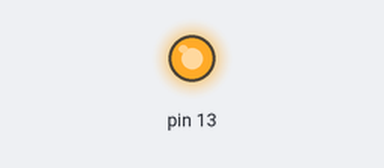
The sketch below on a simulated Arduino Uno, built with avr-gcc and run on an emulated ATmega328P. Parts: output pins drawn as LEDs (lit = HIGH).

Above: at 10.0 s.
At 30.0 s:
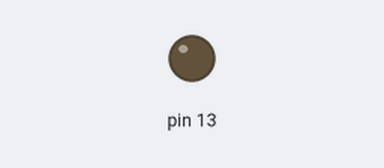
Timing chart, 0 to 52.0 s (numbered marks = the images above):
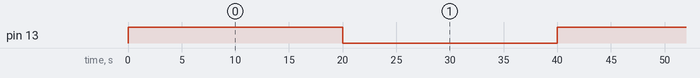

The sketch:

valv_test.ino
```cpp
void setup() {
  pinMode(13, OUTPUT);

}

void loop() {
  digitalWrite(13, HIGH);
  delay(20000);
  digitalWrite(13, LOW);
  delay(20000);

}
```

Measured:
- by itself, pin 13: alternates HIGH for 20.0 s and LOW for 20.0 s
